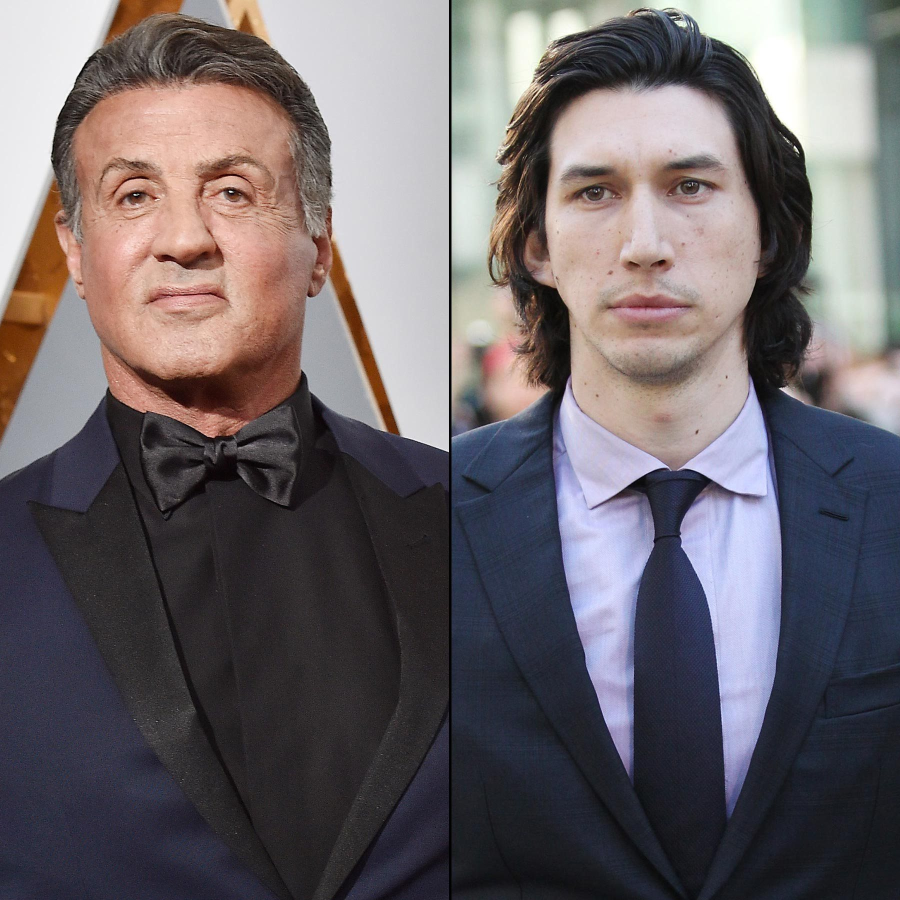
#> input picture src/FaceRecog/face_recog_knn/train_dir/Sylvester Stallone/690.jpg, 1800 x 1800 px, given in place of the camera (shown at 1/2 size)
$ python knn_recog.py
#> lines starting #> are read from the running program, lines starting #| are printed output that depends on the picture; after the words box and inside, x2 and y2 are one past the last pixel; in counts of white or black regions, pixels touching at a corner belong together
# this one is used to recognize the
# face after training the model with
# our data stored using knn
from inspect import FrameInfo
import cv2
import numpy as np
import pandas as pd

from datetime import datetime
from npwriter import f_name
from sklearn.neighbors import KNeighborsClassifier
from sklearn.metrics import accuracy_score
from sklearn.model_selection import train_test_split

def train():
    # reading the data
    data = pd.read_csv(f_name).values
#> (reads src/back-end/FaceRecog/face_recog_knn/train.csv from the repository)

    # data partition
    X, Y = data[:, 1:-1], data[:, -1]

    print(X, Y)

    # Xtrain, Xtest, y_train, y_test = train_test_split(X, y, stratify = y, random_state = 0, train_size = 0.7)

    # # Knn function calling with k = 5
    model = KNeighborsClassifier(n_neighbors = 3)

    # # fdtraining of model
    model.fit(X, Y)

    cap = cv2.VideoCapture(0)

    face_cascades = cv2.CascadeClassifier("../cascades/haarcascade_frontalface_alt.xml")

    f_list = []

    while True:
        ret, frame = cap.read()
#> frame is the input picture: shape (1800, 1800, 3); mean B, G, R 104.4, 100.6, 107.5
        gray_face = cv2.cvtColor(frame, cv2.COLOR_BGR2GRAY)
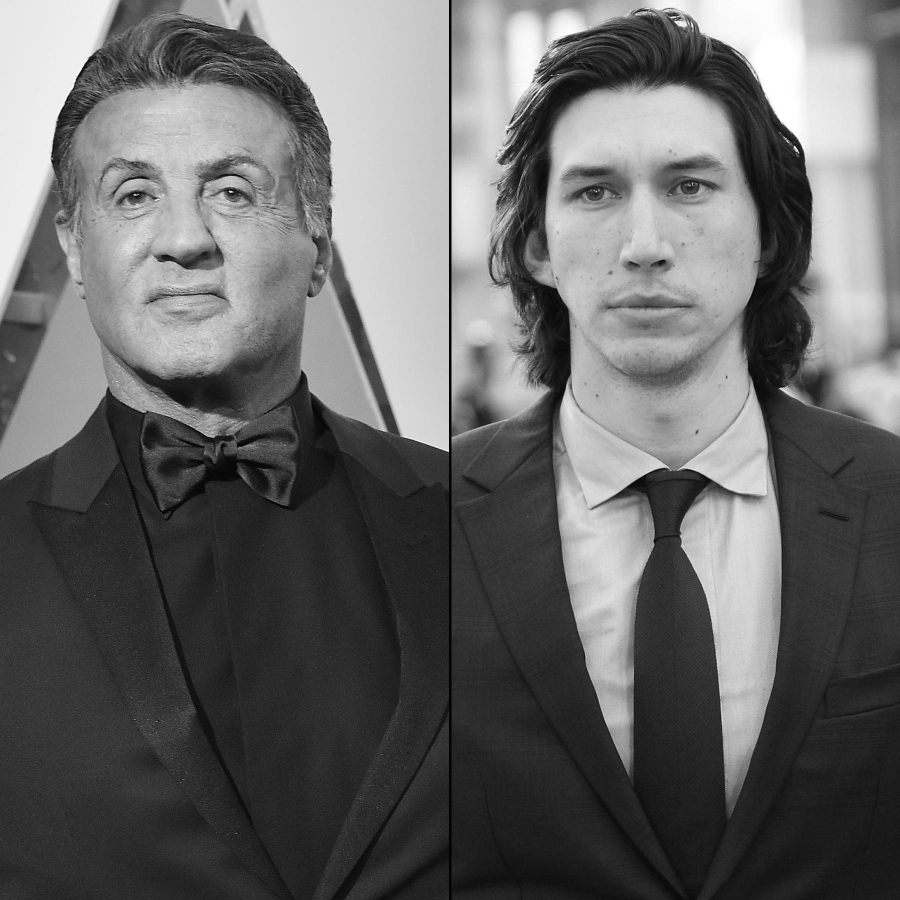
#> gray_face: shape (1800, 1800) (shown at 1/2 size); min 0, max 255, mean 103.1
        faces = face_cascades.detectMultiScale(gray_face, 1.5, 8)
#> faces = [[110, 172, 513, 513], [1028, 189, 513, 513]]
        X_test = []
        font = cv2.FONT_HERSHEY_SIMPLEX
        now = datetime.now()
        cv2.putText(frame,str(now.replace(microsecond=0)),(10,30), font, 1,(255,255,255),2,cv2.LINE_AA)
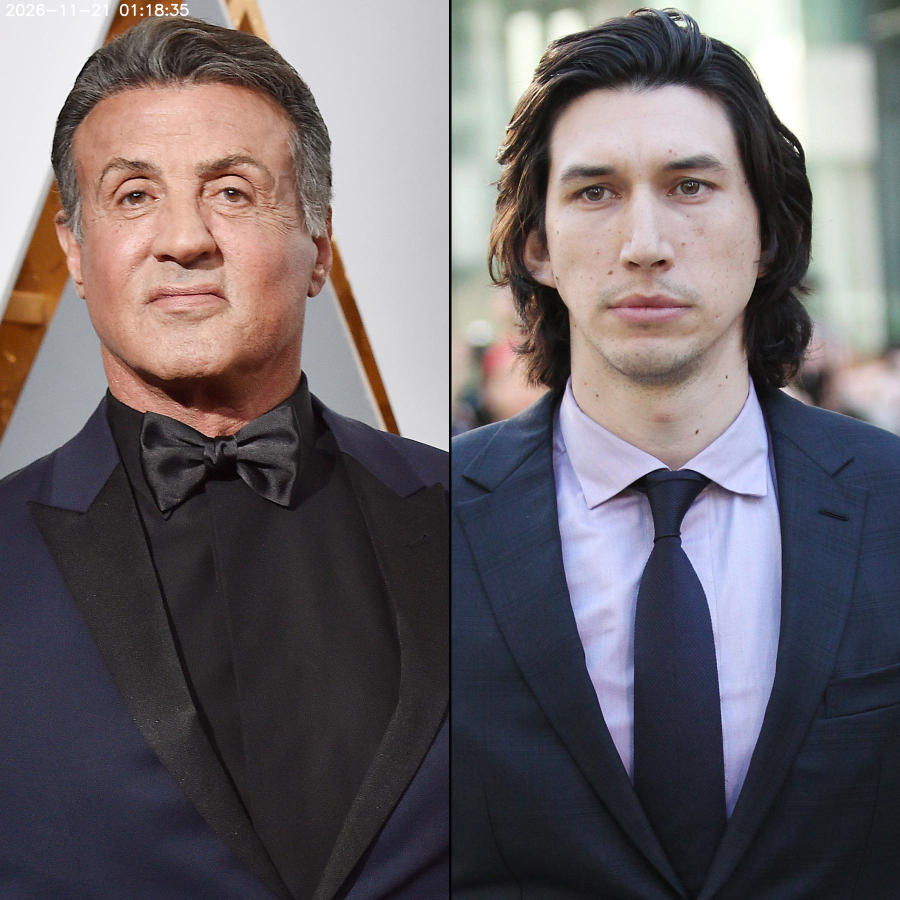
#> frame: shape (1800, 1800, 3) (shown at 1/2 size); 0.11% of pixels changed, all inside (x1, y1, x2, y2) = (11, 7, 378, 33)

        # Testing data
        for (x,y,w,h) in faces:
            roi_face = gray_face[y:y + h, x:x + w]
            roi_face = cv2.resize(roi_face, (100, 100))
            X_test.append(roi_face.reshape(-1))
#> this loop made 2 passes
#> pass 1, in train, `roi_face = gray_face[y:y + h, x:x + w]`:
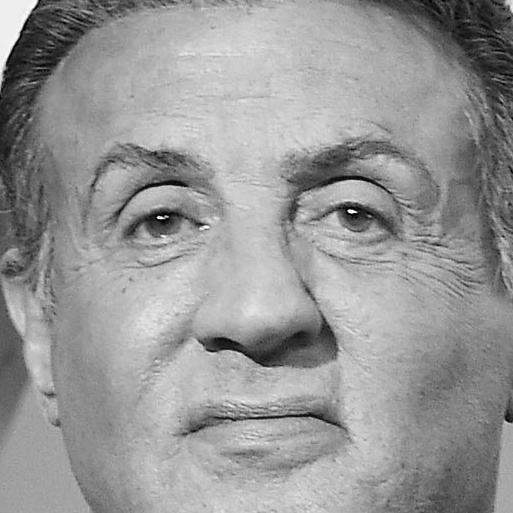
#> roi_face: shape (513, 513); min 0, max 255, mean 151.1
#> pass 1, in train, `roi_face = cv2.resize(roi_face, (100, 100))`:
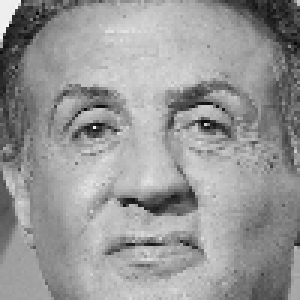
#> roi_face: shape (100, 100) (shown 3 times larger); min 7, max 247, mean 151
#> pass 2, in train, `roi_face = gray_face[y:y + h, x:x + w]`:
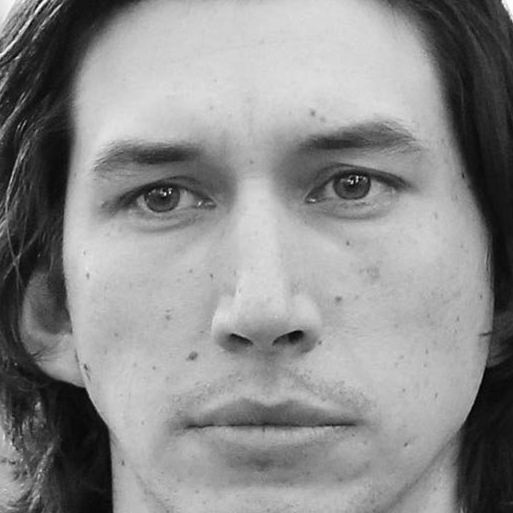
#> roi_face: shape (513, 513); min 1, max 254, mean 139.9
#> pass 2, in train, `roi_face = cv2.resize(roi_face, (100, 100))`:
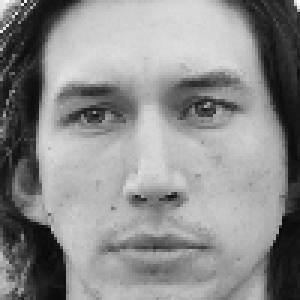
#> roi_face: shape (100, 100) (shown 3 times larger); min 4, max 253, mean 139.9
#> after the loop, X_test = 2 items

        if len(faces) > 0:
            response = model.predict(np.array(X_test))
            print(model.score(X,Y))
            # prediction of result using knn
            for i, (x,y,w,h) in enumerate(faces):
                # drawing a rectangle on the detected face
                cv2.rectangle(frame, (x, y), (x + w, y + h), (255, 0, 0), 3)
                # adding detected/predicted name for the face
                cv2.putText(frame, response[i], (x-50, y-50), cv2.FONT_HERSHEY_DUPLEX, 2, (0, 255, 0), 3)
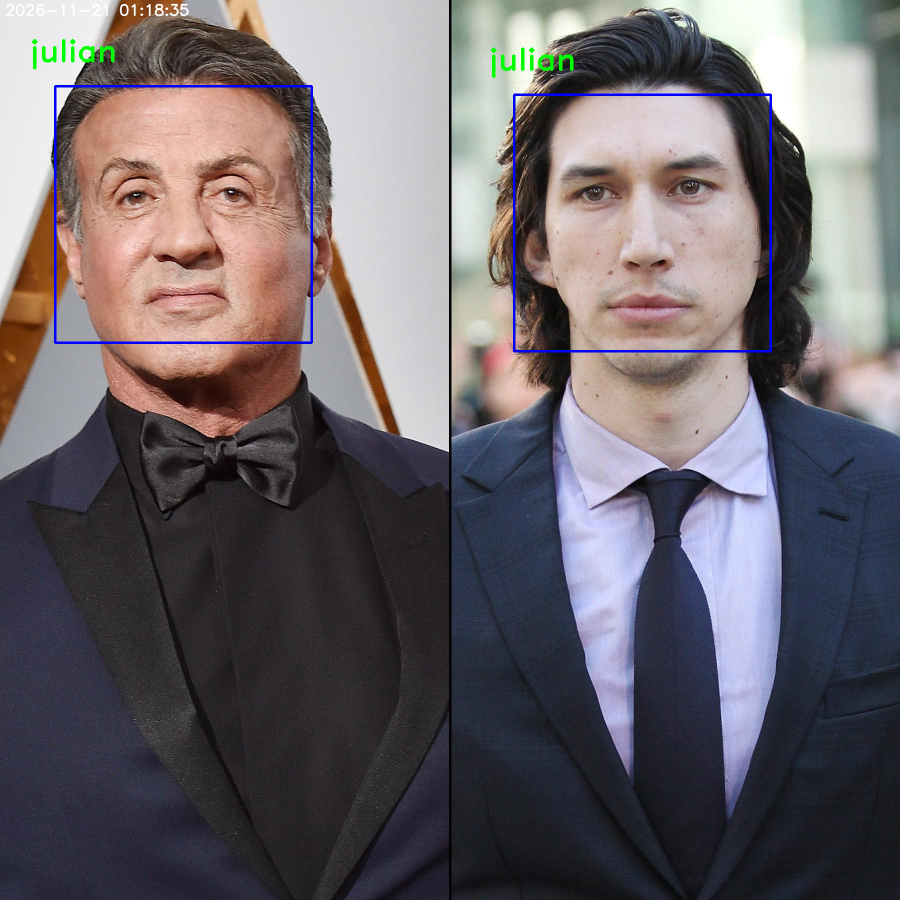
#> frame: shape (1800, 1800, 3) (shown at 1/2 size); 0.8% of pixels changed, all inside (x1, y1, x2, y2) = (64, 78, 1544, 705)

        cv2.imshow("full", frame)

        key = cv2.waitKey(1)
#> (key q is pressed here)

        if key & 0xFF == ord("q") :
            break

    cap.release()
    cv2.destroyAllWindows()


train()
